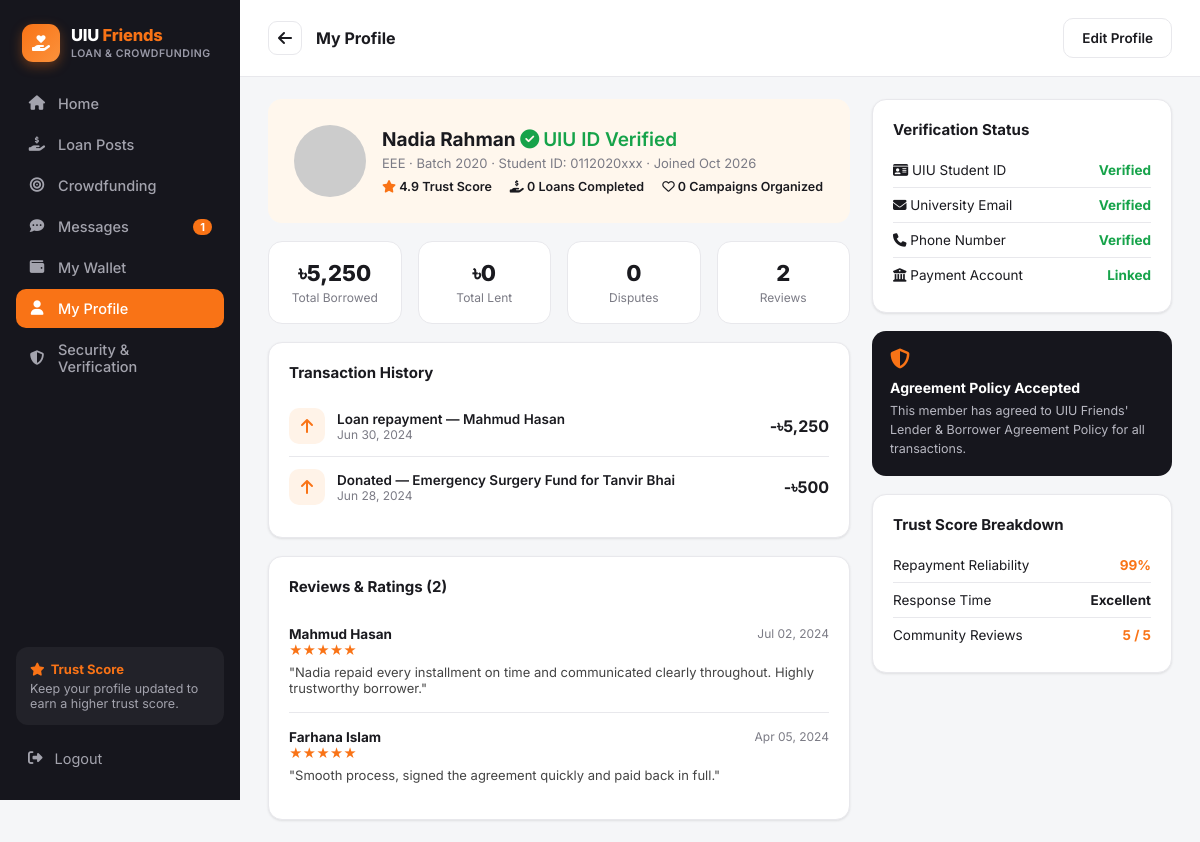
The app's page /profile.php (signed in) with its own data.
### tables this page shows
CREATE TABLE users (
    id                      INT AUTO_INCREMENT PRIMARY KEY,
    full_name               VARCHAR(120)  NOT NULL,
    email                   VARCHAR(150)  NOT NULL UNIQUE,
    password_hash           VARCHAR(255)  NOT NULL,
    student_id              VARCHAR(30)   NOT NULL UNIQUE,
    department              VARCHAR(20)   NOT NULL,
    batch                   VARCHAR(10)   NOT NULL,
    phone                   VARCHAR(20)   DEFAULT NULL,
    avatar                  VARCHAR(255)  DEFAULT 'assets/img/default-avatar.svg',
    role                    ENUM('user','admin') NOT NULL DEFAULT 'user',
    trust_score             DECIMAL(3,2)  NOT NULL DEFAULT 4.00,
    uiu_id_verified         TINYINT(1)    NOT NULL DEFAULT 0,
    email_verified          TINYINT(1)    NOT NULL DEFAULT 0,
    phone_verified          TINYINT(1)    NOT NULL DEFAULT 0,
    payment_linked          TINYINT(1)    NOT NULL DEFAULT 0,
    agreement_accepted      TINYINT(1)    NOT NULL DEFAULT 0,
    status                  ENUM('active','suspended') NOT NULL DEFAULT 'active',
    created_at              DATETIME      NOT NULL DEFAULT CURRENT_TIMESTAMP
);

CREATE TABLE reviews (
    id              INT AUTO_INCREMENT PRIMARY KEY,
    reviewee_id     INT NOT NULL,
    reviewer_id     INT NOT NULL,
    agreement_id    INT DEFAULT NULL,
    rating          TINYINT NOT NULL,
    comment         VARCHAR(500) DEFAULT NULL,
    created_at      DATETIME NOT NULL DEFAULT CURRENT_TIMESTAMP,
    FOREIGN KEY (reviewee_id) REFERENCES users(id) ON DELETE CASCADE,
    FOREIGN KEY (reviewer_id) REFERENCES users(id) ON DELETE CASCADE
);

### includes/functions.php (called while the page is built, shortened)
<?php
require_once __DIR__ . '/../config/db.php';
function is_logged_in(): bool {
    return isset($_SESSION['user_id']);
}
function current_user(): ?array {
    global $pdo;
    $stmt = $pdo->prepare("SELECT * FROM users WHERE id = ?");
    $stmt->execute([$_SESSION['user_id']]);
    $cache = $stmt->fetch();
    return $cache;
}
function e(?string $str): string {
    return htmlspecialchars($str ?? '', ENT_QUOTES, 'UTF-8');
}
function taka(float $amount): string {
    return '৳' . number_format($amount, $amount == floor($amount) ? 0 : 2);
}
function user_trust_breakdown(array $user): array {
    global $pdo;
    $stmt = $pdo->prepare("SELECT COUNT(*) c, AVG(rating) avg_rating FROM reviews WHERE reviewee_id = ?");
    $stmt->execute([$user['id']]);
    $r = $stmt->fetch();
    return [
        'repayment_reliability' => min(99, 70 + ($user['trust_score'] * 6)),
        'response_time'         => 'Excellent',
        'community_reviews'     => $r['avg_rating'] ? round($r['avg_rating'], 1) : $user['trust_score'],
        'review_count'          => (int)$r['c'],
    ];
}

### profile.php (the view, shortened to what this page needs)
<?php
require_once __DIR__ . '/includes/functions.php';
$u = current_user();
$viewId = (int)($_GET['id'] ?? $u['id']);
$isSelf = $viewId == $u['id'];
$stmt = $pdo->prepare("SELECT * FROM users WHERE id=?");
$stmt->execute([$viewId]);
$profile = $stmt->fetch();
$loanCount = $pdo->prepare("SELECT COUNT(*) c FROM agreements WHERE (borrower_id=? OR lender_id=?) AND status='completed'");
$loanCount->execute([$viewId, $viewId]);
$completedLoans = $loanCount->fetch()['c'];
$campCount = $pdo->prepare("SELECT COUNT(*) c FROM campaigns WHERE organizer_id=?");
$campCount->execute([$viewId]);
$campaignsOrganized = $campCount->fetch()['c'];
$totalBorrowed = $pdo->prepare("SELECT COALESCE(SUM(amount),0) s FROM transactions t JOIN agreements a ON a.id=t.agreement_id WHERE a.borrower_id=?");
$totalBorrowed->execute([$viewId]); $totalBorrowed = $totalBorrowed->fetch()['s'];
$totalLent = $pdo->prepare("SELECT COALESCE(SUM(amount),0) s FROM transactions t JOIN agreements a ON a.id=t.agreement_id WHERE a.lender_id=?");
$totalLent->execute([$viewId]); $totalLent = $totalLent->fetch()['s'];
$disputeCount = $pdo->prepare("SELECT COUNT(*) c FROM agreements WHERE (borrower_id=? OR lender_id=?) AND status='disputed'");
$disputeCount->execute([$viewId, $viewId]); $disputeCount = $disputeCount->fetch()['c'];
$reviewStmt = $pdo->prepare("SELECT r.*, u.full_name reviewer_name FROM reviews r JOIN users u ON u.id=r.reviewer_id WHERE r.reviewee_id=? ORDER BY r.created_at DESC");
$reviewStmt->execute([$viewId]);
$reviews = $reviewStmt->fetchAll();
$histStmt = $pdo->prepare("
    (SELECT t.created_at, t.amount, 'Loan repayment' label, lu.full_name other_name, 'out' dir
     FROM transactions t JOIN agreements a ON a.id=t.agreement_id JOIN users lu ON lu.id=a.lender_id WHERE a.borrower_id=?)
    UNION ALL
    (SELECT t.created_at, t.amount, 'Loan received' label, bu.full_name other_name, 'in' dir
     FROM transactions t JOIN agreements a ON a.id=t.agreement_id JOIN users bu ON bu.id=a.borrower_id WHERE a.lender_id=?)
    UNION ALL
    (SELECT created_at, amount, 'Donated' label, (SELECT title FROM campaigns WHERE id=donations.campaign_id) other_name, 'out' dir FROM donations WHERE donor_id=?)
    ORDER BY created_at DESC LIMIT 6");
$histStmt->execute([$viewId, $viewId, $viewId]);
$history = $histStmt->fetchAll();
$breakdown = user_trust_breakdown($profile);
include __DIR__ . '/includes/header.php';
?>
<div class="app-shell">
  <?php include __DIR__ . '/includes/sidebar.php'; ?>
  <div class="main-area">
    <div class="page-header">
      <a href="home.php" class="back-btn"><i class="fa-solid fa-arrow-left"></i></a>
      <h1><?= $isSelf ? 'My Profile' : e($profile['full_name']) ?></h1>
      <?php if ($isSelf): ?>
      <div style="margin-left:auto;">
        <button class="btn btn-outline" onclick="document.getElementById('editForm').style.display='block'">Edit Profile</button>
      </div>
      <?php endif; ?>
    </div>
    <div class="detail-wrap">
      <div class="detail-main">
        <div class="profile-banner">
          <div class="left">
            <img src="<?= e($profile['avatar']) ?>" alt="">
            <div>
              <h2><?= e($profile['full_name']) ?> <?= $profile['uiu_id_verified'] ? '<span class="badge-verified"><i class="fa-solid fa-circle-check"></i> UIU ID Verified</span>' : '' ?></h2>
              <div class="meta"><?= e($profile['department']) ?> · Batch <?= e($profile['batch']) ?> · Student ID: <?= e(substr($profile['student_id'],0,7)) ?>xxx · Joined <?= date('M Y', strtotime($profile['created_at'])) ?></div>
              <div class="stats-row">
                <span><i class="fa-solid fa-star" style="color:var(--orange)"></i> <?= number_format($profile['trust_score'],1) ?> Trust Score</span>
                <span><i class="fa-solid fa-hand-holding-dollar"></i> <?= $completedLoans ?> Loans Completed</span>
                <span><i class="fa-regular fa-heart"></i> <?= $campaignsOrganized ?> Campaigns Organized</span>
              </div>
            </div>
          </div>
        </div>
        <div class="stat-cards">
          <div class="stat-card"><div class="num"><?= taka($totalBorrowed) ?></div><div class="lbl">Total Borrowed</div></div>
          <div class="stat-card"><div class="num"><?= taka($totalLent) ?></div><div class="lbl">Total Lent</div></div>
          <div class="stat-card"><div class="num" style="color:<?= $disputeCount>0?'#b91c1c':'inherit' ?>"><?= $disputeCount ?></div><div class="lbl">Disputes</div></div>
          <div class="stat-card"><div class="num"><?= $breakdown['review_count'] ?></div><div class="lbl">Reviews</div></div>
        </div>
        <div class="card">
          <h3>Transaction History</h3>
          <?php foreach ($history as $h): ?>
            <div class="tx-item">
              <div class="tx-icon"><i class="fa-solid fa-<?= $h['dir']==='in'?'arrow-down':'arrow-up' ?>"></i></div>
              <div><div class="title"><?= e($h['label']) ?><?= $h['other_name'] ? ' — ' . e($h['other_name']) : '' ?></div><div class="sub"><?= date('M d, Y', strtotime($h['created_at'])) ?></div></div>
              <div class="amt" style="color:<?= $h['dir']==='in'?'var(--green)':'inherit' ?>;"><?= $h['dir']==='in'?'+':'-' ?><?= taka($h['amount']) ?></div>
            </div>
          <?php endforeach; ?>
        </div>
        <div class="card">
          <h3>Reviews & Ratings (<?= count($reviews) ?>)</h3>
          <?php foreach (array_slice($reviews,0,6) as $r): ?>
            <div class="review-item">
              <div class="who"><span><?= e($r['reviewer_name']) ?></span><span style="font-weight:400;color:var(--text-muted);font-size:12px;"><?= date('M d, Y', strtotime($r['created_at'])) ?></span></div>
              <div class="stars"><?= str_repeat('★', $r['rating']) . str_repeat('☆', 5 - $r['rating']) ?></div>
              <?php if ($r['comment']): ?><div class="comment">"<?= e($r['comment']) ?>"</div><?php endif; ?>
            </div>
          <?php endforeach; ?>
        </div>
      </div>
      <div class="detail-side">
        <div class="card">
          <h3>Verification Status</h3>
          <div class="info-row"><span><i class="fa-solid fa-id-card"></i> UIU Student ID</span><span class="val <?= $profile['uiu_id_verified']?'green':'' ?>"><?= $profile['uiu_id_verified'] ? 'Verified' : 'Pending' ?></span></div>
          <div class="info-row"><span><i class="fa-solid fa-envelope"></i> University Email</span><span class="val <?= $profile['email_verified']?'green':'' ?>"><?= $profile['email_verified'] ? 'Verified' : 'Pending' ?></span></div>
          <div class="info-row"><span><i class="fa-solid fa-phone"></i> Phone Number</span><span class="val <?= $profile['phone_verified']?'green':'' ?>"><?= $profile['phone_verified'] ? 'Verified' : 'Pending' ?></span></div>
          <div class="info-row"><span><i class="fa-solid fa-building-columns"></i> Payment Account</span><span class="val <?= $profile['payment_linked']?'green':'' ?>"><?= $profile['payment_linked'] ? 'Linked' : 'Not Linked' ?></span></div>
        </div>
        <div class="safety-box">
          <i class="fa-solid fa-shield-halved"></i>
          <h4>Agreement Policy Accepted</h4>
          <p>This member has agreed to UIU Friends' Lender & Borrower Agreement Policy for all transactions.</p>
        </div>
        <div class="card">
          <h3>Trust Score Breakdown</h3>
          <div class="info-row"><span>Repayment Reliability</span><span class="val orange"><?= $breakdown['repayment_reliability'] ?>%</span></div>
          <div class="info-row"><span>Response Time</span><span class="val">Excellent</span></div>
          <div class="info-row"><span>Community Reviews</span><span class="val orange"><?= $breakdown['community_reviews'] ?> / 5</span></div>
        </div>
      </div>
    </div>
  </div>
</div>
</body>
</html>

### assets/css/style.css (style rules this page uses)
:root { --orange: #f97316; --orange-dark: #ea580c; --sidebar-bg: #16161d; --sidebar-text: #a3a3ad; --sidebar-active: #f97316; --bg: #f5f6f8; --card-bg: #ffffff; --border: #e8e8ec; --text-dark: #1a1a1f; --text-muted: #7b7b85; --green: #16a34a; --radius: 14px; --shadow: 0 1px 3px rgba(0,0,0,.06), 0 1px 2px rgba(0,0,0,.04); }
* { box-sizing: border-box; }
body { margin: 0; font-family: 'Inter', -apple-system, BlinkMacSystemFont, 'Segoe UI', sans-serif; background: var(--bg); color: var(--text-dark); }
a { text-decoration: none; color: inherit; }
img { max-width: 100%; display: block; }
button { font-family: inherit; cursor: pointer; }
.app-shell { display: flex; min-height: 100vh; }
.main-area { flex: 1; min-width: 0; display: flex; flex-direction: column; }
.badge-verified { color: var(--green); font-weight: 600; display:inline-flex; align-items:center; gap:4px; }
.card { background: var(--card-bg); border: 1px solid var(--border); border-radius: var(--radius); box-shadow: var(--shadow); padding: 20px; }
.card h3 { margin: 0 0 14px; font-size: 15px; }
.btn { border: none; border-radius: 10px; padding: 11px 18px; font-size: 13.5px; font-weight: 600; display: inline-flex; align-items: center; gap: 8px; }
.btn-outline { background: #fff; border: 1px solid var(--border); color: var(--text-dark); }
.safety-box { background: var(--sidebar-bg); color: #fff; border-radius: var(--radius); padding: 18px; }
.safety-box i { color: var(--orange); font-size: 20px; margin-bottom: 10px; }
.safety-box h4 { margin: 0 0 6px; font-size: 14px; }
.safety-box p { margin: 0; font-size: 12.5px; color: #b8b8c2; line-height: 1.5; }
.page-header { display: flex; align-items: center; gap: 14px; padding: 18px 28px; background: #fff; border-bottom: 1px solid var(--border); }
.page-header .back-btn { width: 34px; height: 34px; border-radius: 9px; border: 1px solid var(--border); display: flex; align-items: center; justify-content: center; }
.page-header h1 { font-size: 16px; margin: 0; }
.detail-wrap { display: flex; gap: 22px; padding: 22px 28px; align-items: flex-start; }
.detail-main { flex: 1; min-width: 0; display: flex; flex-direction: column; gap: 18px; }
.detail-side { width: 300px; flex-shrink: 0; display: flex; flex-direction: column; gap: 18px; }
.info-row { display: flex; justify-content: space-between; padding: 9px 0; font-size: 13.5px; border-bottom: 1px solid var(--border); }
.info-row:last-child { border-bottom: none; }
.info-row .val { font-weight: 700; }
.info-row .val.orange { color: var(--orange); }
.info-row .val.green { color: var(--green); }
.profile-banner { background: #fff7ed; border-radius: var(--radius); padding: 26px; display: flex; justify-content: space-between; align-items: center; }
.profile-banner .left { display: flex; gap: 16px; align-items: center; }
.profile-banner img { width: 72px; height: 72px; border-radius: 50%; object-fit: cover; }
.profile-banner h2 { margin: 0 0 4px; font-size: 19px; }
.profile-banner .meta { font-size: 13px; color: var(--text-muted); margin-bottom: 8px; }
.profile-banner .stats-row { display: flex; gap: 18px; font-size: 12.5px; font-weight: 600; }
.stat-cards { display: grid; grid-template-columns: repeat(4,1fr); gap: 16px; }
.stat-card { background: #fff; border: 1px solid var(--border); border-radius: var(--radius); padding: 18px; text-align: center; }
.stat-card .num { font-size: 22px; font-weight: 800; }
.stat-card .lbl { font-size: 12px; color: var(--text-muted); margin-top: 4px; }
.tx-item { display: flex; align-items: center; gap: 12px; padding: 12px 0; border-bottom: 1px solid var(--border); }
.tx-item:last-child { border-bottom: none; }
.tx-icon { width: 36px; height: 36px; border-radius: 10px; background: #fff3e8; color: var(--orange); display: flex; align-items: center; justify-content: center; }
.tx-item .title { font-size: 13.5px; font-weight: 600; }
.tx-item .sub { font-size: 12px; color: var(--text-muted); }
.tx-item .amt { margin-left: auto; font-weight: 700; }
.review-item { padding: 16px 0; border-bottom: 1px solid var(--border); }
.review-item:last-child { border-bottom: none; }
.review-item .stars { color: var(--orange); font-size: 13px; }
.review-item .comment { font-size: 13px; color: #444; margin-top: 6px; }
.review-item .who { font-weight: 700; font-size: 13.5px; display:flex; justify-content:space-between; }

### records on screen
users: full_name "Nadia Rahman", department "EEE", batch "2020", student "0112020", created_at "Oct 2026", trust_score "4.9"
reviews: reviewer.full_name "Mahmud Hasan", created_at "Jul 02, 2024", rating "★★★★★", comment "Nadia repaid every installment on time and communicated clearly throughout. Highly trustworthy borrower."
reviews: reviewer.full_name "Farhana Islam", created_at "Apr 05, 2024", rating "★★★★★", comment "Smooth process, signed the agreement quickly and paid back in full."

### other values on screen
$item['label'] "Home"
$item['label'] "Loan Posts"
$item['label'] "Crowdfunding"
$item['label'] "Messages"
$unread "1"
$item['label'] "My Wallet"
$item['label'] "My Profile"
$item['label'] "Security & Verification"
$completedLoans "0"
$campaignsOrganized "0"
taka($totalBorrowed) "৳5,250"
taka($totalLent) "৳0"
$disputeCount "0"
$breakdown['review_count'] "2"
$h['label'] "Loan repayment"
